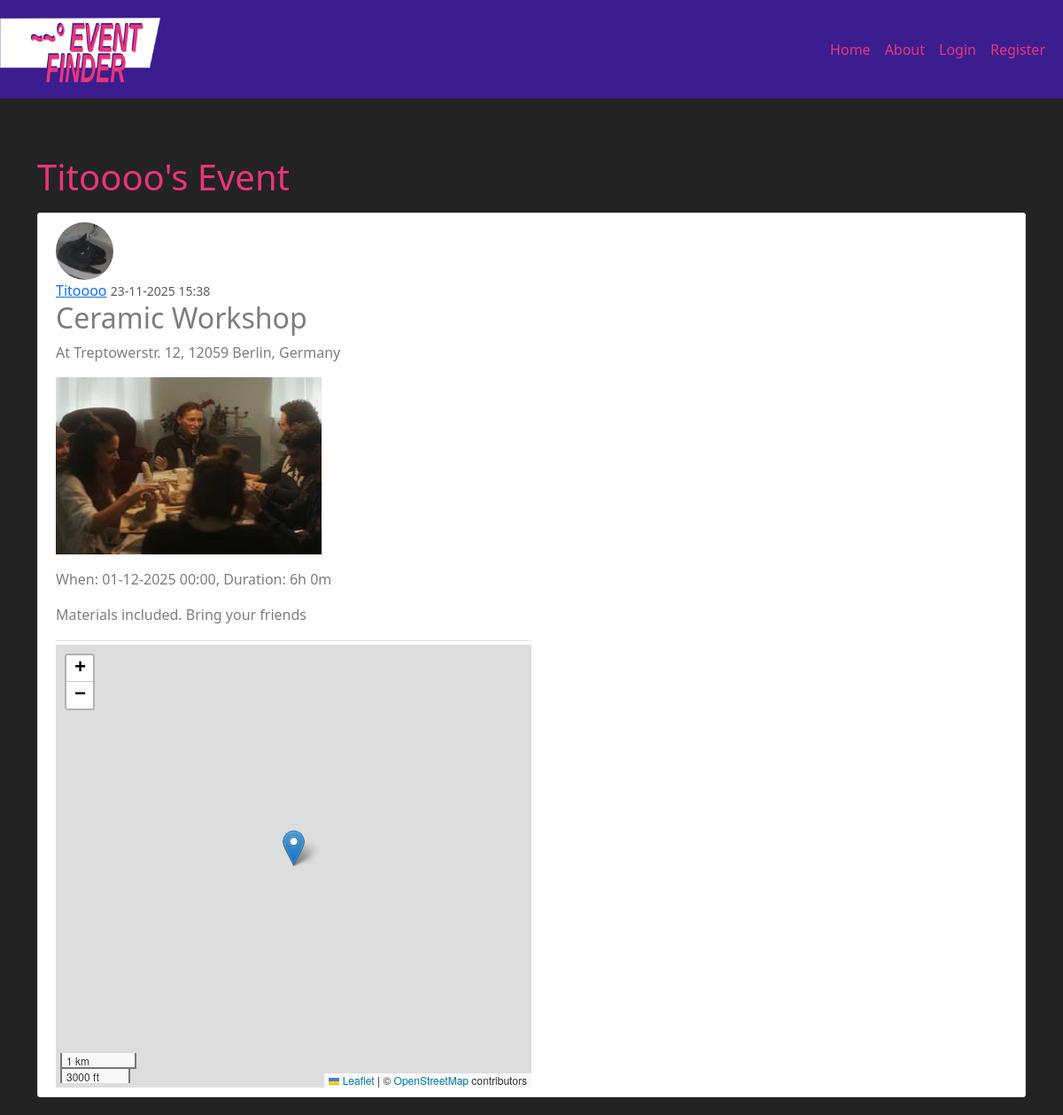
Before: /post/24 with the older database file.
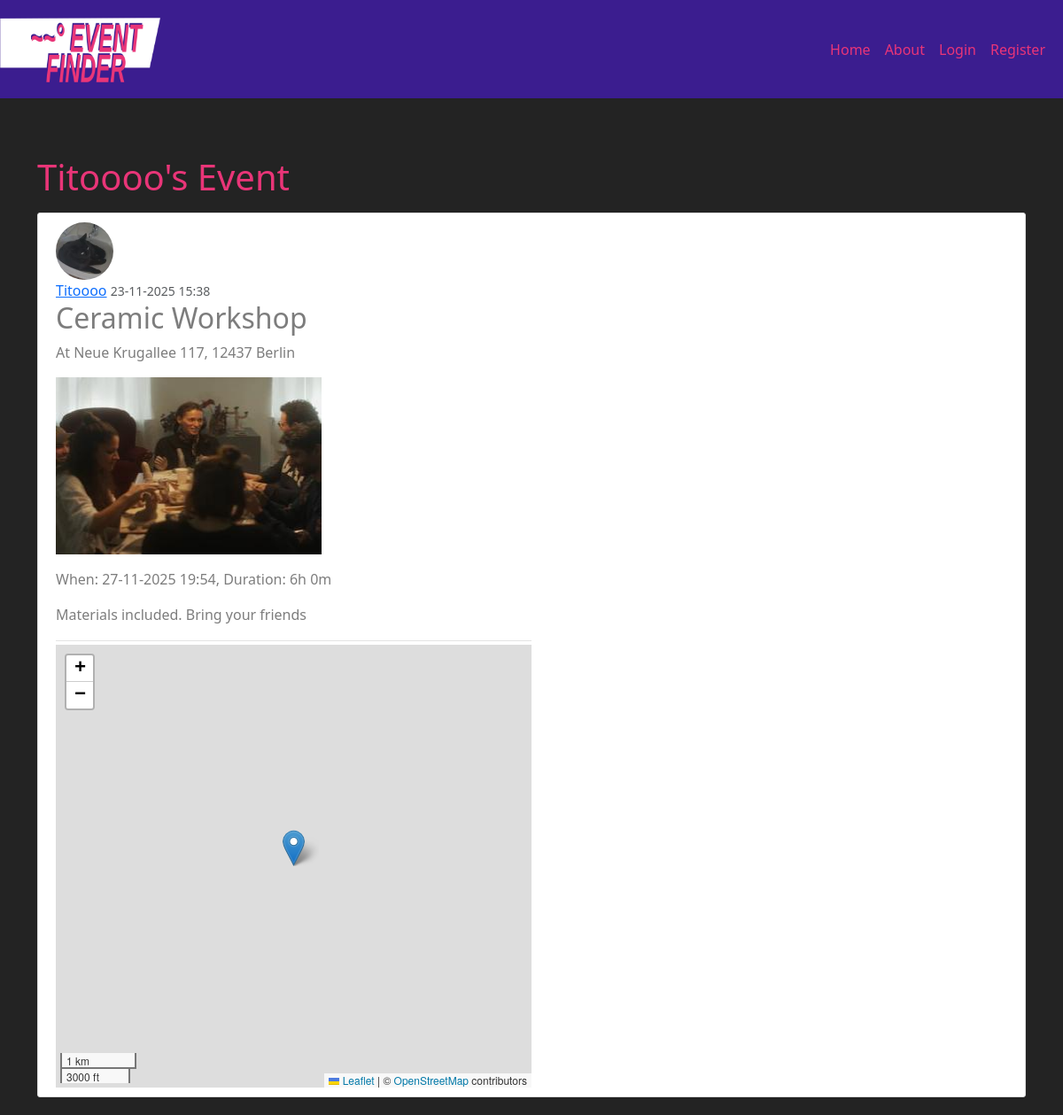
After: the same page with the newer database file.
### event_finder/models.py (models this page shows, shortened)
class Post(db.Model):
    id = db.Column(db.Integer, primary_key=True)
    title = db.Column(db.String(100), nullable=False)
    address = db.Column(db.String(255), nullable=True)
    latitude = db.Column(db.Float, nullable=True)
    longitude = db.Column(db.Float, nullable=True)
    date_posted = db.Column(db.DateTime, nullable=False, default=datetime.utcnow)
    event_date = db.Column(db.DateTime, nullable=True)
    duration_minutes = db.Column(db.Integer, nullable=True)
    image = db.Column(db.String(20), nullable=True, default='event_default.jpg')
    content = db.Column(db.Text, nullable=False)
    user_id = db.Column(db.Integer, db.ForeignKey('user.id'), nullable=False)

### event_finder/routes.py (the view)
@app.route("/post/<int:post_id>", methods = ['GET']) # route with a variable inside. With "int:" we specify what kind of variable are we expecting
def post(post_id):
    post = Post.query.get_or_404(post_id) #this new method returns a 404 if the post_id doesnt exist
    lat = post.latitude
    lon = post.longitude
    duration_hours = post.duration_minutes // 60
    duration_mins = post.duration_minutes % 60
    if post.image:
        image = url_for('static', filename='event_pics/' + post.image)
        return render_template('post.html', title=post.title, post=post, lat=lat, lon=lon, image=image, duration_hours=duration_hours, duration_mins=duration_mins)
    return render_template('post.html', title=post.title, post=post, lat=lat, lon=lon, duration_hours=duration_hours, duration_mins=duration_mins)

### event_finder/templates/post.html (shortened to what this page needs)
{% extends "layout.html" %}
{% block content %}
    <div class="section pb-2">
        <h1> {{ (post.author.username + "'s Event") }} </h1>
    </div>
        <article class="media content-section">
            <img class="rounded-circle article-img" src="{{ url_for('static', filename='profile_pics/' + post.author.image_file) }}">
            <div class="media-body col-6">
                <div class="article-metadata">
                    <a class="mr-2" href="{{url_for('user_posts', username=post.author.username)}}">{{ post.author.username }}</a>
                    <small class="text-muted">{{post.date_posted.strftime('%d-%m-%Y %H:%M')}}</small>
                    <h2 class ="article-title">{{post.title}}</h2>
                    <p class="article-content">At {{ post.address }}</p>
                    {% if post.event_date and post.duration_minutes and post.image %}
                        <img class="event-photo" src="{{ image }}">
                        <p class="article-content">When: {{ post.event_date.strftime('%d-%m-%Y %H:%M') }}, Duration: {{ duration_hours }}h {{ duration_mins }}m</p>
                    {% endif%}
                    <p class="article-content">{{ post.content }}</p>
                </div>
            </div>
            <div class="col-6">
                <div id="map"></div>
            </div>
        </article>
{% endblock content %}

Changed rows visible on the page:
changed Post "Ceramic Workshop": address "Treptowerstr. 12, 12059 Berlin, Germany" → "Neue Krugallee 117, 12437 Berlin"; event_date "01-12-2025 00:00" → "27-11-2025 19:54"
